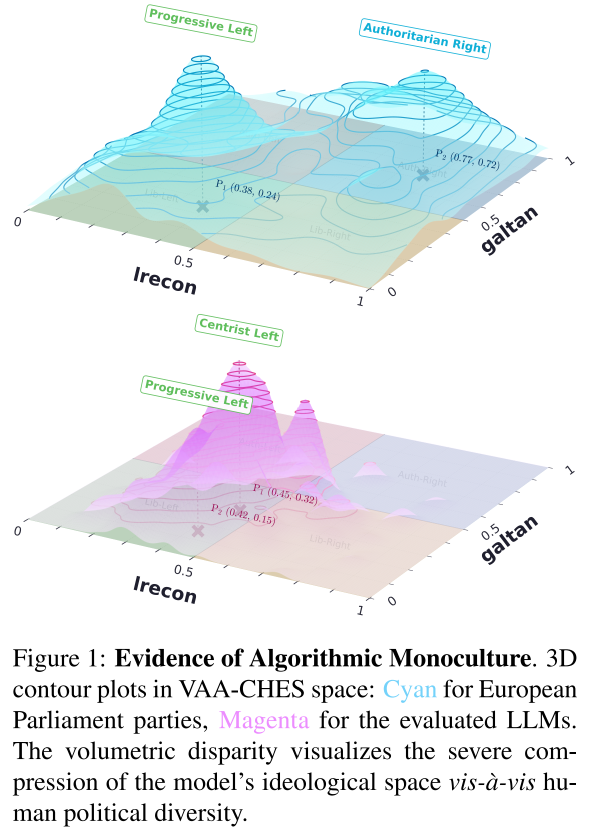
#> input picture images/algo_monoculture_teaser.png, 1188 x 1656 px (shown at 1/2 size)
$ python preview_ref_lockup.py ../../../images/algo_monoculture_teaser.png ../../../images/operational_pipeline.png
#> lines starting #> are read from the running program, lines starting #| are printed output that depends on the picture
"""Composite the reference lockup raster on the band colour and crop for inspection."""
import os
import sys

from PIL import Image

src, out = sys.argv[1], sys.argv[2]
os.makedirs(out, exist_ok=True)
im = Image.open(src).convert('RGBA')
#> im is the input picture: PIL image 1188x1656 RGBA; mean R, G, B, A 231.8, 236.6, 239.1, 255
bg = Image.new('RGBA', im.size, (0x54, 0x45, 0xB5, 255))
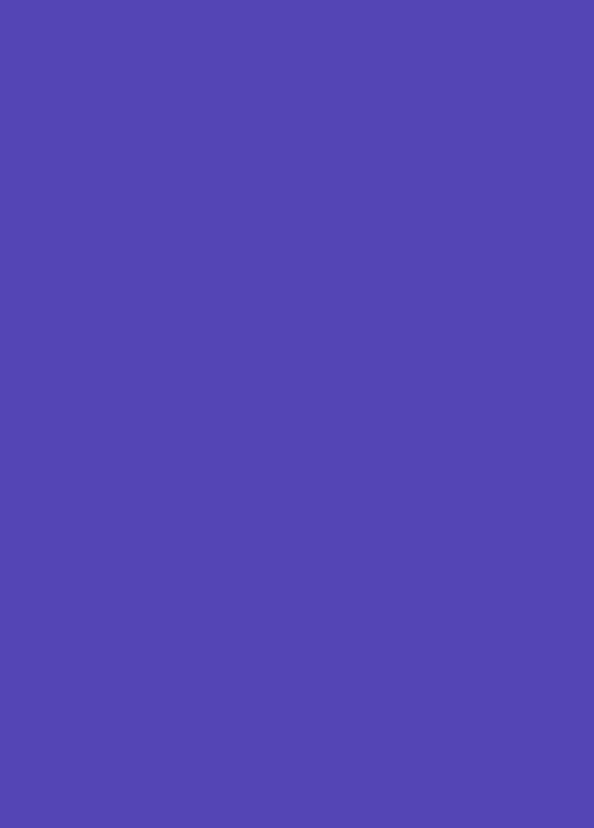
#> bg: PIL image 1188x1656 RGBA (shown at 1/2 size); mean R, G, B, A 84, 69, 181, 255
bg.alpha_composite(im)
bg.convert('RGB').save(os.path.join(out, 'ref_lockup_on_band.png'))
# zooms
bg.crop((0, 0, 240, 324)).resize((720, 972), Image.LANCZOS).convert('RGB').save(os.path.join(out, 'ref_lockup_emblem_zoom.png'))
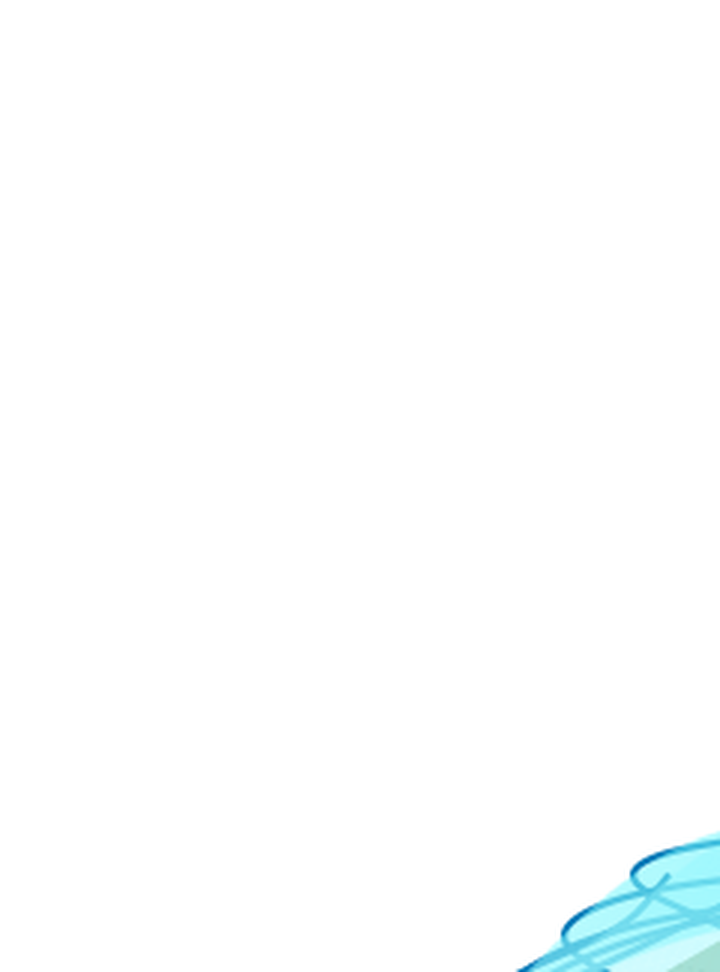
#> saved as ref_lockup_emblem_zoom.png: PIL image 720x972 RGB; mean R, G, B 252.4, 254.4, 254.7
bg.crop((240, 0, 900, 324)).resize((1320, 648), Image.LANCZOS).convert('RGB').save(os.path.join(out, 'ref_lockup_word_zoom.png'))
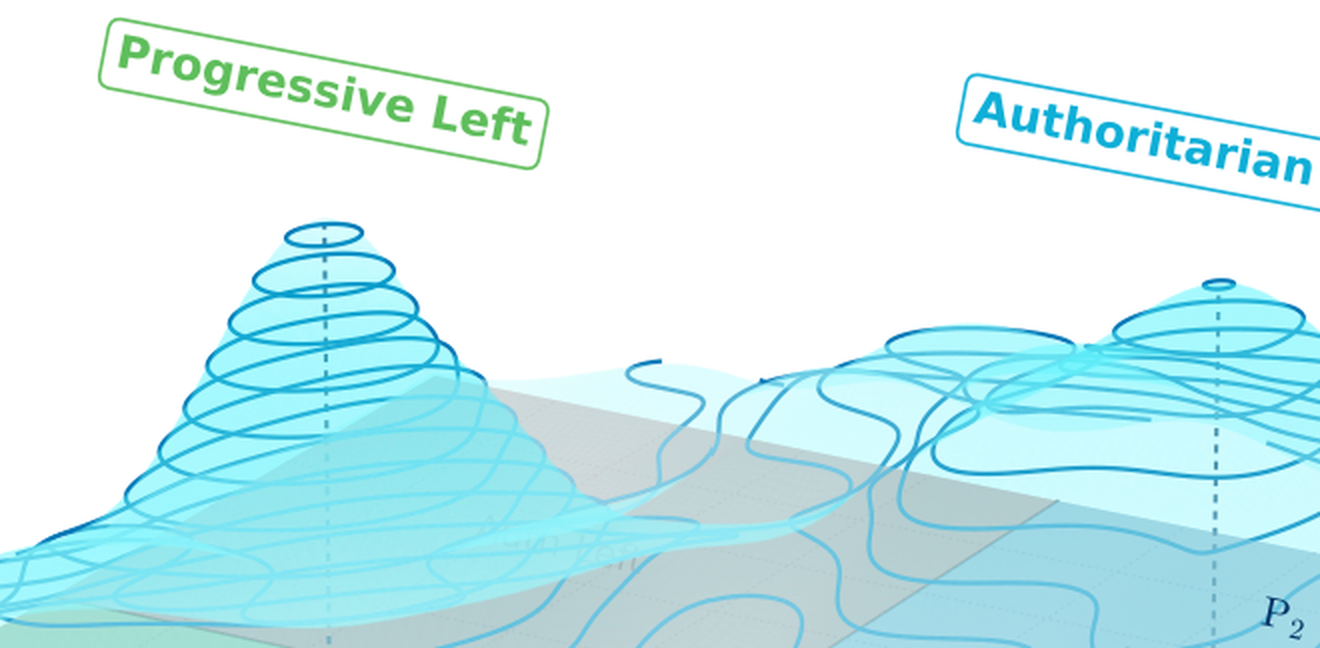
#> saved as ref_lockup_word_zoom.png: PIL image 1320x648 RGB; mean R, G, B 207.5, 240, 243.3
print(im.size)
#| (1188, 1656)
a = im.split()[3]
#> a: PIL image 1188x1656 L; every value is 255
print('alpha extrema', a.getextrema())
#| alpha extrema (255, 255)

$ run again, on images/temporal_stability_algo_monoculture_polytopes.png
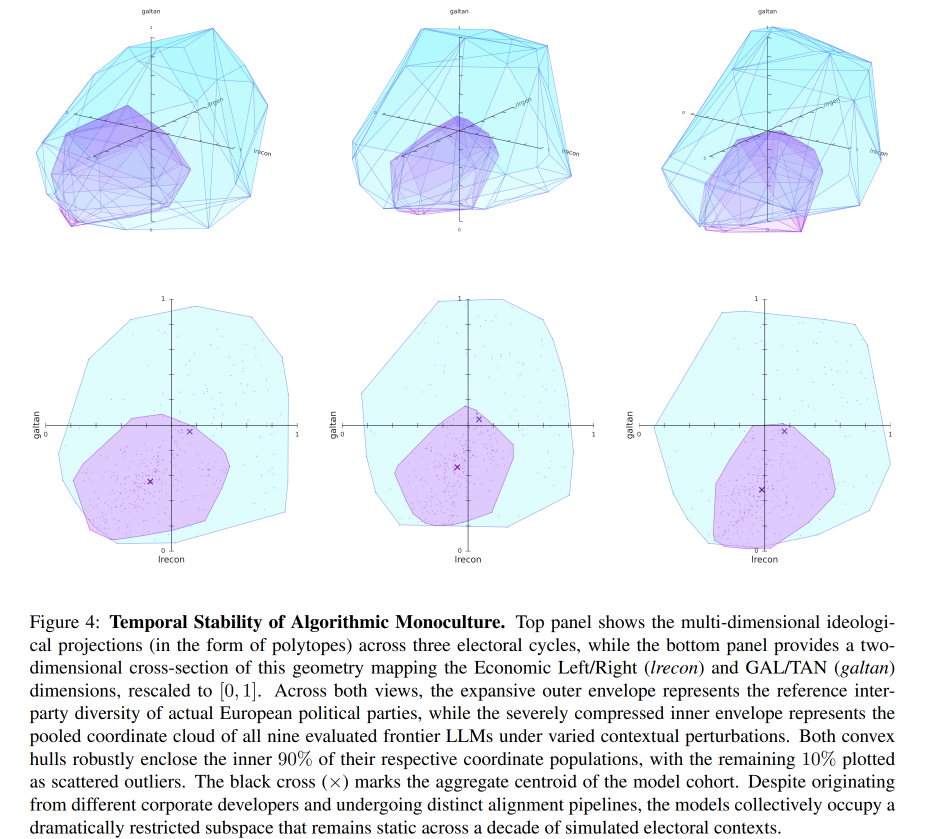
#> input picture images/temporal_stability_algo_monoculture_polytopes.png, 1864 x 1678 px (shown at 1/2 size)
#> im is the input picture: PIL image 1864x1678 RGBA; mean R, G, B, A 232.5, 239.4, 245, 255
#> `bg.crop((0, 0, 240, 324)).resize((720, 972), Image.LANCZOS).convert('R..`:
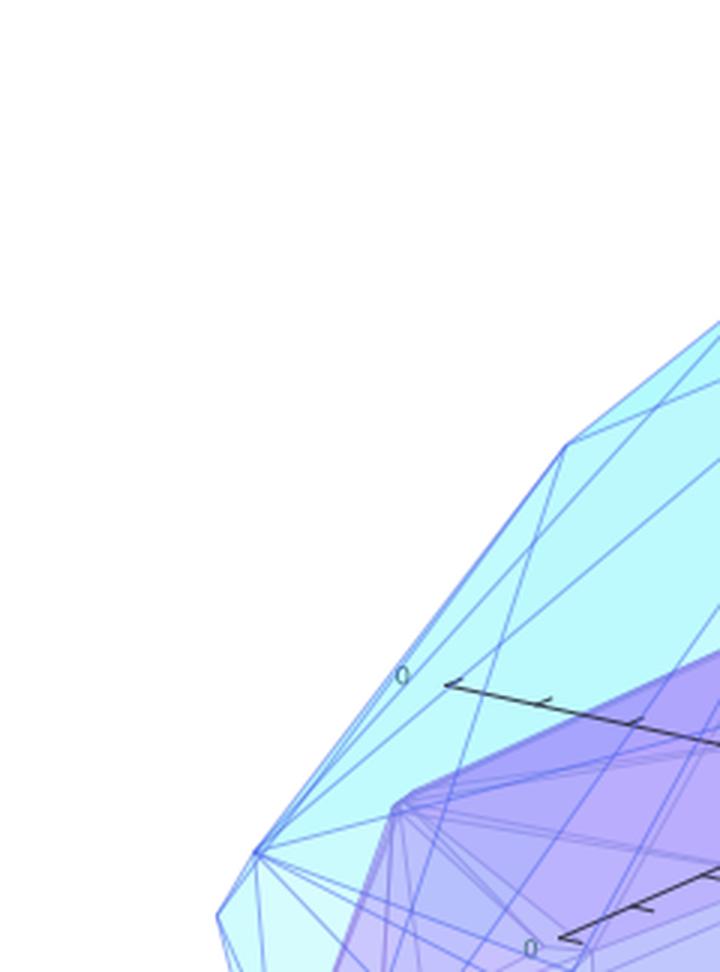
#> saved as ref_lockup_emblem_zoom.png: PIL image 720x972 RGB; mean R, G, B 234.2, 242.6, 253.5
#> `bg.crop((240, 0, 900, 324)).resize((1320, 648), Image.LANCZOS).convert..`:
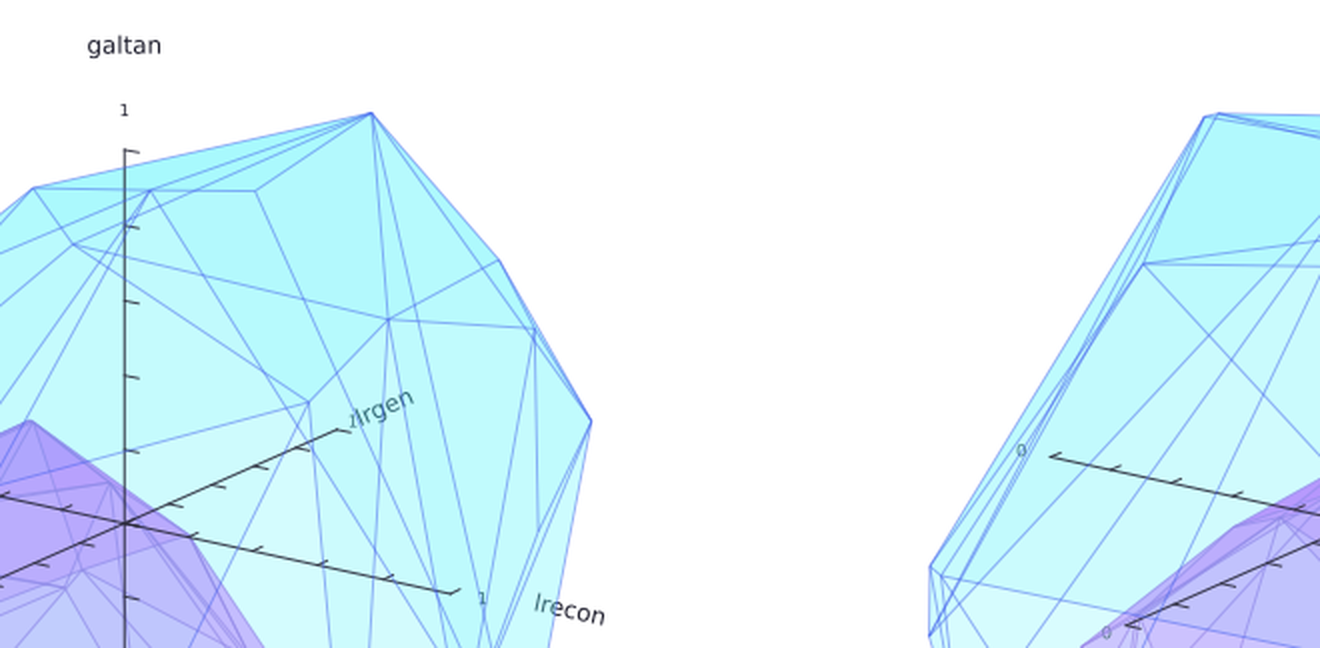
#> saved as ref_lockup_word_zoom.png: PIL image 1320x648 RGB; mean R, G, B 221.8, 244.1, 252.4
#| (1864, 1678)
#> a: PIL image 1864x1678 L; every value is 255
#| alpha extrema (255, 255)
